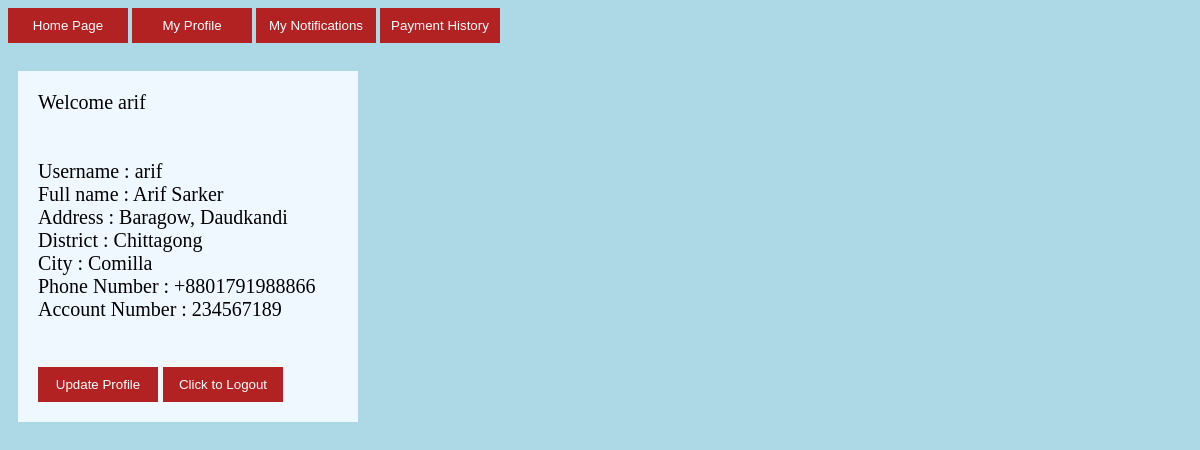
The app's page /eMarketTest1/profile.php (signed in) with its own data.
### tables this page shows
CREATE TABLE `Buyer` (
  `b_username` varchar(25) NOT NULL,
  `password` varchar(100) NOT NULL,
  `Name` varchar(25) NOT NULL,
  `Address` varchar(50) NOT NULL,
  `Contact_no` int(10) NOT NULL,
  `buyer_acc_no` int(15) NOT NULL,
  `District` varchar(25) NOT NULL,
  `City` varchar(25) NOT NULL
);

### eMarketTest1/profile.php (the view, shortened to what this page needs)
<?php
if(
    isset($_SESSION['username'])
    && isset($_SESSION['role'])
    && !empty($_SESSION['username'])
    && !empty($_SESSION['role'])
)
{
    $role = $_SESSION['role'];
    $username = $_SESSION['username'];
    ?>
    <!DOCTYPE html>
    <html lang="en">
        <head>
        </head>
        <body>
                <input id="button" type="button" value="Home Page" onclick="home()">
                <input id="button" type="button" value="My Profile" onclick="profile()">
                <input id="button" type="button" value="My Notifications" onclick="notification()">
                <input id="button" type="button" value="Payment History" onclick="payhistory()">
        <br><br>
        <div id="box" style="font-size: 20px;margin: 10px;">Welcome <?php echo $username?>
        <br><br>
        <?php
        try{
            $conn=new PDO("mysql:host=localhost:3306;dbname=eMarket2;","root","");
            $conn->setAttribute(PDO::ATTR_ERRMODE, PDO::ERRMODE_EXCEPTION);
            $signupquery="SELECT * FROM ".$role." WHERE ".$role[0]."_username = '".$username."'";
            $returnobj = $conn->query($signupquery);
            $returntable = $returnobj->fetchAll();
            if($returnobj->rowCount() == 1)
            {
                foreach($returntable as $row){
                ?><br><?php
                echo "Username : ".$row[$role[0].'_username'];
                ?><br><?php
                echo "Full name : ".$row['Name'];
                ?><br><?php
                echo "Address : ".$row['Address'];
                ?><br><?php
                echo "District : ".$row['District'];
                ?><br><?php
                echo "City : ".$row['City'];
                ?><br><?php
                echo "Phone Number : +880".$row['Contact_no'];
                ?><br><?php
                echo "Account Number : ".$row[$role.'_acc_no'];
            }
            }
        }
        catch(PDOException $ex){
            ?>
                <script>location.assign("login.php");</script>
            <?php
        }
        ?>
        <br>
        <br><br>
        <input id="button" type="button" value="Update Profile" onclick="update();">
        <input id="button" type="button" value="Click to Logout" onclick="logoutfn();">
        </div>
        <br>
        </body>
    </html>
    <?php
}
else
{
    ?>
            <script>location.assign("login.php");</script>
    <?php
}
?>

### eMarketTest1/profile.php (style rules this page uses)
body { background-color: lightblue; }
#button { padding: 10px; width: 120px; color: white; background-color: FireBrick; border: none; }
#box { background-color: AliceBlue; margin: auto; width: 300px; padding: 20px; }

### records on screen
buyer: b_username "arif", Name "Arif Sarker", Address "Baragow, Daudkandi", District "Chittagong", City "Comilla", Contact_no "1791988866", buyer_acc_no "234567189"

### other values on screen
$username "arif"
